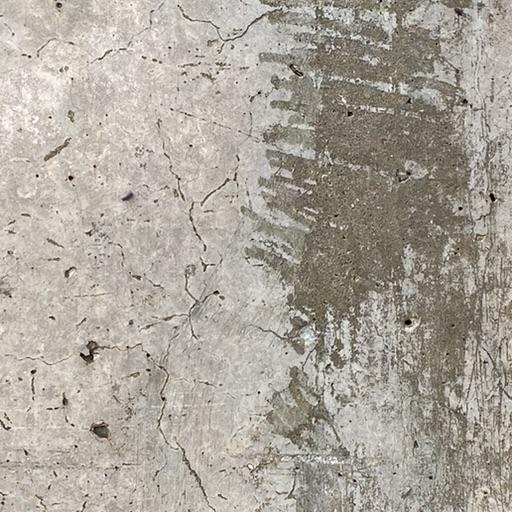
#> input picture ai/export/samples/sample_fixture_1.png, 512 x 512 px; its folder holds only this picture in this run
$ python -i crack_detector.py   (imports and definitions only)
#> lines starting #> are read from the running program, lines starting #| are printed output that depends on the picture; after the words box and inside, x2 and y2 are one past the last pixel; in counts of white or black regions, pixels touching at a corner belong together
### ai/detection/predict.py
"""Single-image inference and bounding-box overlay rendering for YOLO crack localization (Stage 2)."""

import os
import sys
import argparse
from pathlib import Path
from typing import List, Dict, Any, Union, Optional
import numpy as np
import cv2
from PIL import Image, ImageDraw, ImageFont

PROJECT_ROOT = Path(__file__).resolve().parent.parent.parent
DEFAULT_MODEL_PATH = PROJECT_ROOT / "models" / "best_yolo.pt"

_CACHED_YOLO_MODEL = None


# [19 lines left out: function get_yolo_model, not called in this run]


def render_bounding_boxes(
    pil_image: Image.Image,
    boxes: List[Dict[str, Any]],
    box_color: tuple = (239, 68, 68),  # Vibrant red/coral
    text_color: tuple = (255, 255, 255),
) -> Image.Image:
    """Draw high-contrast bounding boxes with labels and confidence badges on an image."""
    annotated = pil_image.copy()
    draw = ImageDraw.Draw(annotated)

    img_w, img_h = annotated.size

    for box in boxes:
        x1 = max(0, min(img_w, box["x1"]))
        y1 = max(0, min(img_h, box["y1"]))
        x2 = max(0, min(img_w, box["x2"]))
        y2 = max(0, min(img_h, box["y2"]))
        conf = box.get("confidence", 0.0)
        label = box.get("label", "Crack")

        # Draw thick rectangular bounding box
        draw.rectangle([x1, y1, x2, y2], outline=box_color, width=3)

        # Draw label tag background badge
        text = f"{label} {conf * 100:.1f}%"
        # Estimate text bbox
        text_w = len(text) * 7 + 8
        text_h = 16
        badge_y1 = max(0, y1 - text_h)
        badge_y2 = badge_y1 + text_h

        draw.rectangle([x1, badge_y1, x1 + text_w, badge_y2], fill=box_color)
        draw.text((x1 + 4, badge_y1 + 1), text, fill=text_color)

    return annotated


# [120 lines left out: functions predict_crack_boxes, main, not called in this run]


# [2 lines that do not run on import are left out]

### backend/app/services/crack_detector.py
"""Tiled crack detection, Non-Maximum Suppression (NMS), and morphological crack mask generation."""

import os
import base64
import logging
from io import BytesIO
from typing import List, Dict, Any, Tuple, Optional
import numpy as np
import cv2
from PIL import Image
from skimage.morphology import skeletonize

from ai.detection.predict import get_yolo_model, render_bounding_boxes
from backend.app.core.config import settings

logger = logging.getLogger(__name__)


def tile_image_generator(
    img_w: int,
    img_h: int,
    tile_size: int = 512,
    overlap: float = 0.20,
) -> List[Tuple[int, int, int, int]]:
    """Generate (x1, y1, x2, y2) tile bounds covering the entire image with overlap."""
    if img_w <= tile_size and img_h <= tile_size:
        return [(0, 0, img_w, img_h)]

    step = max(64, int(tile_size * (1.0 - overlap)))
    tiles: List[Tuple[int, int, int, int]] = []

    y_points = list(range(0, max(1, img_h - tile_size + 1), step))
    if not y_points or y_points[-1] + tile_size < img_h:
        y_points.append(max(0, img_h - tile_size))

    x_points = list(range(0, max(1, img_w - tile_size + 1), step))
    if not x_points or x_points[-1] + tile_size < img_w:
        x_points.append(max(0, img_w - tile_size))

    # Remove duplicates preserving order
    y_points = sorted(list(set(y_points)))
    x_points = sorted(list(set(x_points)))

    for y in y_points:
        for x in x_points:
            x2 = min(img_w, x + tile_size)
            y2 = min(img_h, y + tile_size)
            tiles.append((x, y, x2, y2))

    return tiles


def apply_nms(
    boxes: List[Dict[str, Any]],
    iou_threshold: float = 0.40,
) -> List[Dict[str, Any]]:
    """Apply Non-Maximum Suppression (NMS) to eliminate overlapping boxes."""
    if not boxes:
        return []

    rects = []
    scores = []
    for b in boxes:
        w = max(1.0, b["x2"] - b["x1"])
        h = max(1.0, b["y2"] - b["y1"])
        rects.append([int(b["x1"]), int(b["y1"]), int(w), int(h)])
        scores.append(float(b["confidence"]))

    indices = cv2.dnn.NMSBoxes(
        bboxes=rects,
        scores=scores,
        score_threshold=0.0,
        nms_threshold=iou_threshold,
    )

    if len(indices) == 0:
        return []

    kept_indices = indices.flatten() if hasattr(indices, "flatten") else [i[0] for i in indices]
    return [boxes[i] for i in kept_indices]


def merge_adjacent_crack_boxes(
    boxes: List[Dict[str, Any]],
    tile_size: int = 512,
    overlap: float = 0.20,
    max_gap_px: float = 16.0,
) -> List[Dict[str, Any]]:
    """Merge elongated bounding boxes only if they touch a tile seam and their coordinates line up across the seam."""
    if len(boxes) <= 1:
        return boxes

    step = max(64, int(tile_size * (1.0 - overlap)))

    def touches_seam(b: Dict[str, Any]) -> Tuple[bool, bool]:
        # Check proximity to tile boundaries (multiples of step)
        near_v = any(abs(b["x1"] - k * step) <= max_gap_px or abs(b["x2"] - k * step) <= max_gap_px for k in range(1, 40))
        near_h = any(abs(b["y1"] - k * step) <= max_gap_px or abs(b["y2"] - k * step) <= max_gap_px for k in range(1, 40))
        return near_v, near_h

    merged = list(boxes)
    has_merged = True

    while has_merged:
        has_merged = False
        new_merged = []
        skip_indices = set()

        for i in range(len(merged)):
            if i in skip_indices:
                continue
            box_a = dict(merged[i])
            v_a, h_a = touches_seam(box_a)

            for j in range(i + 1, len(merged)):
                if j in skip_indices:
                    continue
                box_b = merged[j]
                v_b, h_b = touches_seam(box_b)

                # Vertical seam alignment: boxes line up along X across a vertical seam and overlap in Y
                can_merge_v = (v_a or v_b) and (
                    abs(box_a["x2"] - box_b["x1"]) <= max_gap_px or abs(box_b["x2"] - box_a["x1"]) <= max_gap_px
                ) and (min(box_a["y2"], box_b["y2"]) - max(box_a["y1"], box_b["y1"]) >= -max_gap_px)

                # Horizontal seam alignment: boxes line up along Y across a horizontal seam and overlap in X
                can_merge_h = (h_a or h_b) and (
                    abs(box_a["y2"] - box_b["y1"]) <= max_gap_px or abs(box_b["y2"] - box_a["y1"]) <= max_gap_px
                ) and (min(box_a["x2"], box_b["x2"]) - max(box_a["x1"], box_b["x1"]) >= -max_gap_px)

                if can_merge_v or can_merge_h:
                    box_a["x1"] = min(box_a["x1"], box_b["x1"])
                    box_a["y1"] = min(box_a["y1"], box_b["y1"])
                    box_a["x2"] = max(box_a["x2"], box_b["x2"])
                    box_a["y2"] = max(box_a["y2"], box_b["y2"])
                    box_a["confidence"] = max(box_a["confidence"], box_b["confidence"])
                    skip_indices.add(j)
                    has_merged = True

            new_merged.append(box_a)
        merged = new_merged

    return merged


def generate_morphological_crack_mask(
    pil_image: Image.Image,
    boxes: List[Dict[str, Any]],
) -> Tuple[np.ndarray, str]:
    """Generate high-precision crack mask inside bounding boxes using OpenCV morphology.

    Inside each box:
    grayscale -> CLAHE -> blackhat morphology -> adaptive threshold ->
    remove small blobs -> skeletonize/dilate.

    Returns:
        binary_mask: (H, W) uint8 array (255 for crack, 0 for background)
        mask_png_base64: Base64-encoded transparent PNG string (white crack pixels, transparent elsewhere)
    """
    img_np = np.array(pil_image)
    img_h, img_w = img_np.shape[:2]
    gray = cv2.cvtColor(img_np, cv2.COLOR_RGB2GRAY) if len(img_np.shape) == 3 else img_np.copy()

    full_mask = np.zeros((img_h, img_w), dtype=np.uint8)

    for b in boxes:
        x1 = max(0, min(img_w - 1, int(b["x1"])))
        y1 = max(0, min(img_h - 1, int(b["y1"])))
        x2 = max(x1 + 1, min(img_w, int(b["x2"])))
        y2 = max(y1 + 1, min(img_h, int(b["y2"])))

        roi = gray[y1:y2, x1:x2]
        if roi.size == 0 or (y2 - y1) < 4 or (x2 - x1) < 4:
            continue

        # 1. CLAHE enhancement
        clahe = cv2.createCLAHE(clipLimit=2.5, tileGridSize=(8, 8))
        enhanced = clahe.apply(roi)

        # 2. Blackhat morphology (highlights dark crack fissures on lighter concrete)
        k_dim = max(3, min(13, (min(roi.shape[:2]) // 4) | 1))
        kernel_bh = cv2.getStructuringElement(cv2.MORPH_RECT, (k_dim, k_dim))
        blackhat = cv2.morphologyEx(enhanced, cv2.MORPH_BLACKHAT, kernel_bh)

        # 3. Adaptive thresholding
        thresh = cv2.adaptiveThreshold(
            blackhat,
            255,
            cv2.ADAPTIVE_THRESH_GAUSSIAN_C,
            cv2.THRESH_BINARY,
            15,
            -2,
        )

        # 4. Remove small noise blobs (connected components filter)
        num_labels, labels, stats, _ = cv2.connectedComponentsWithStats(thresh, connectivity=8)
        clean_roi = np.zeros_like(thresh)
        min_blob_area = 12

        for lbl in range(1, num_labels):
            area = stats[lbl, cv2.CC_STAT_AREA]
            if area >= min_blob_area:
                clean_roi[labels == lbl] = 255

        # 5. Dilate slightly for smooth continuous crack visibility
        kernel_dilate = cv2.getStructuringElement(cv2.MORPH_RECT, (2, 2))
        dilated_roi = cv2.dilate(clean_roi, kernel_dilate, iterations=1)

        # Merge ROI into full image mask
        full_mask[y1:y2, x1:x2] = cv2.bitwise_or(full_mask[y1:y2, x1:x2], dilated_roi)

    # 6. Build transparent RGBA PNG (Crack pixels = white [255, 255, 255, 255], rest = [0, 0, 0, 0])
    rgba = np.zeros((img_h, img_w, 4), dtype=np.uint8)
    rgba[full_mask > 0] = [255, 255, 255, 255]

    success, png_buffer = cv2.imencode(".png", rgba)
    if not success:
        # Fallback via PIL
        buf = BytesIO()
        Image.fromarray(rgba, "RGBA").save(buf, format="PNG")
        mask_png_base64 = base64.b64encode(buf.getvalue()).decode("utf-8")
    else:
        mask_png_base64 = base64.b64encode(png_buffer).decode("utf-8")

    return full_mask, mask_png_base64


def compute_crack_metrics(full_mask: np.ndarray) -> Dict[str, Any]:
    """Calculate physical crack metrics: skeleton length, 95th percentile width, mean width, and top-down severity."""
    if full_mask is None or cv2.countNonZero(full_mask) == 0:
        return {
            "estimated_length_px": 0.0,
            "max_width_px": 0.0,
            "mean_width_px": 0.0,
            "severity": "None",
            "severity_unit": "image-relative (px)",
        }

    # 1. Fast skeletonization using scikit-image on binary boolean mask
    binary_bool = (full_mask > 0)
    skeleton = skeletonize(binary_bool)
    estimated_length = float(np.count_nonzero(skeleton))

    if estimated_length == 0:
        return {
            "estimated_length_px": 0.0,
            "max_width_px": 0.0,
            "mean_width_px": 0.0,
            "severity": "None",
            "severity_unit": "image-relative (px)",
        }

    # 2. Euclidean Distance Transform: calculate crack width profile along skeleton centerline
    dist = cv2.distanceTransform(full_mask, cv2.DIST_L2, 5)
    skeleton_widths = dist[skeleton] * 2.0  # Diameter in pixels along crack centerline

    if len(skeleton_widths) > 0:
        p95_w = round(float(np.percentile(skeleton_widths, 95)), 2)
        mean_w = round(float(np.mean(skeleton_widths)), 2)
    else:
        p95_w = 0.0
        mean_w = 0.0

    # 3. Structural Severity Grade (checked top-down to prevent severe cracks being downgraded)
    if estimated_length == 0:
        severity = "None"
    elif p95_w > 12.0 or estimated_length > 1500:
        severity = "Critical"
    elif p95_w > 6.0 or estimated_length > 600:
        severity = "High"
    elif p95_w > 2.5 or estimated_length > 150:
        severity = "Medium"
    else:
        severity = "Low"

    return {
        "estimated_length_px": estimated_length,
        "max_width_px": p95_w,
        "mean_width_px": mean_w,
        "severity": severity,
        "severity_unit": "image-relative (px)",
    }


def detect_cracks_tiled(
    pil_image: Image.Image,
    conf_threshold: float = 0.35,
    tile_size: int = 512,
    overlap: float = 0.20,
    checkpoint_path: Optional[str] = None,
) -> Dict[str, Any]:
    """Execute tiled crack detection, NMS bounding-box aggregation, and mask generation.

    Returns:
        dict: {
            "image_width": int,
            "image_height": int,
            "verdict": "crack_detected" | "no_crack",
            "confidence": float,
            "engine": "yolo" | "fallback",
            "detections": list of {"id": int, "confidence": float, "bbox": [x, y, w, h]},
            "boxes": list of {"x1": float, "y1": float, "x2": float, "y2": float, "confidence": float, "label": str},
            "mask_png_base64": str,
            "annotated_image": PIL.Image
        }
    """
    img_w, img_h = pil_image.size
    raw_boxes: List[Dict[str, Any]] = []
    engine_used = "yolo"

    tiles = tile_image_generator(img_w, img_h, tile_size=tile_size, overlap=overlap)

    # 1. Attempt YOLO model loading
    yolo_model = None
    try:
        yolo_model = get_yolo_model(checkpoint_path or settings.YOLO_MODEL_PATH)
    except Exception as e:
        logger.warning(f"CrackSense YOLO checkpoint unavailable ({e}). Engaging morphological fallback engine.")
        engine_used = "fallback"

    # 2. Execute inference
    if yolo_model is not None:
        # Run YOLO in batches for speedup and avoid blocking
        batch_size = 8
        for i in range(0, len(tiles), batch_size):
            tile_batch_coords = tiles[i:i + batch_size]
            tile_batch_crops = [pil_image.crop(coords) for coords in tile_batch_coords]

            try:
                results = yolo_model.predict(
                    tile_batch_crops,
                    conf=max(0.15, conf_threshold - 0.10),
                    iou=0.45,
                    verbose=False,
                    batch=len(tile_batch_crops),
                )
            except Exception as e:
                logger.error(f"Inference failure during tile batch execution (CUDA OOM or model crash): {e}")
                raise RuntimeError(f"GPU/Model inference execution failure on tile batch: {e}") from e

            for (tx1, ty1, tx2, ty2), r in zip(tile_batch_coords, results):
                if r.boxes is not None:
                    for b in r.boxes:
                        coords = b.xyxy[0].tolist()
                        conf = float(b.conf[0].item())
                        cls_id = int(b.cls[0].item())
                        label = yolo_model.names.get(cls_id, "Crack") if hasattr(yolo_model, "names") else "Crack"

                        gx1 = round(tx1 + coords[0], 1)
                        gy1 = round(ty1 + coords[1], 1)
                        gx2 = round(tx1 + coords[2], 1)
                        gy2 = round(ty1 + coords[3], 1)

                        raw_boxes.append({
                            "x1": max(0.0, min(float(img_w), gx1)),
                            "y1": max(0.0, min(float(img_h), gy1)),
                            "x2": max(0.0, min(float(img_w), gx2)),
                            "y2": max(0.0, min(float(img_h), gy2)),
                            "confidence": round(conf, 4),
                            "label": label,
                        })
    else:
        # Morphological fallback runs ONLY if model failed to load, NEVER on legitimate clean images
        for (tx1, ty1, tx2, ty2) in tiles:
            tile_crop = pil_image.crop((tx1, ty1, tx2, ty2))
            crop_np = np.array(tile_crop)
            gray = cv2.cvtColor(crop_np, cv2.COLOR_RGB2GRAY)
            blurred = cv2.GaussianBlur(gray, (5, 5), 0)
            thresh = cv2.adaptiveThreshold(
                blurred, 255, cv2.ADAPTIVE_THRESH_GAUSSIAN_C, cv2.THRESH_BINARY_INV, 21, 5
            )
            kernel = cv2.getStructuringElement(cv2.MORPH_RECT, (3, 3))
            filtered = cv2.morphologyEx(thresh, cv2.MORPH_OPEN, kernel)
            contours, _ = cv2.findContours(filtered, cv2.RETR_EXTERNAL, cv2.CHAIN_APPROX_SIMPLE)

            tile_w = tx2 - tx1
            tile_h = ty2 - ty1

            for cnt in contours:
                area = cv2.contourArea(cnt)
                if area < 60:
                    continue
                x, y, w, h = cv2.boundingRect(cnt)
                if (w * h) / (tile_w * tile_h) > 0.85:
                    continue

                conf = round(min(0.65 + (area / 1500.0) * 0.25, 0.95), 4)
                if conf >= conf_threshold:
                    raw_boxes.append({
                        "x1": float(tx1 + x),
                        "y1": float(ty1 + y),
                        "x2": float(tx1 + x + w),
                        "y2": float(ty1 + y + h),
                        "confidence": conf,
                        "label": "Crack Region",
                    })

    # Filter by user confidence threshold
    filtered_boxes = [b for b in raw_boxes if b["confidence"] >= conf_threshold]

    # 1. Non-Maximum Suppression to filter duplicate tile detections
    merged_boxes = apply_nms(filtered_boxes, iou_threshold=0.35)

    # 2. Merge elongated boxes that touch or cross tile seams
    merged_boxes = merge_adjacent_crack_boxes(merged_boxes, tile_size=tile_size, overlap=overlap, max_gap_px=16.0)

    # Sort boxes by confidence descending, keep top 25 regions
    merged_boxes.sort(key=lambda b: b["confidence"], reverse=True)
    merged_boxes = merged_boxes[:25]

    # 3. Generate OpenCV morphological crack mask exclusively inside the detected boxes
    full_mask, mask_png_base64 = generate_morphological_crack_mask(pil_image, merged_boxes)

    # 4. Calculate physical crack dimensions and severity metrics
    metrics = compute_crack_metrics(full_mask)

    # Verdict derived from detections: if any box above threshold -> crack_detected
    verdict = "crack_detected" if len(merged_boxes) > 0 else "no_crack"

    # Overall confidence
    if merged_boxes:
        overall_confidence = round(float(np.mean([b["confidence"] for b in merged_boxes])), 4)
    else:
        overall_confidence = 0.95  # high confidence that it is clear

    # Format detections list with bbox: [x, y, w, h] in original pixel coordinates
    detections: List[Dict[str, Any]] = []
    for idx, b in enumerate(merged_boxes, 1):
        x = round(b["x1"], 1)
        y = round(b["y1"], 1)
        w = round(b["x2"] - b["x1"], 1)
        h = round(b["y2"] - b["y1"], 1)
        detections.append({
            "id": idx,
            "confidence": b["confidence"],
            "bbox": [x, y, w, h],
        })

    annotated_image = render_bounding_boxes(pil_image, merged_boxes)

    return {
        "image_width": img_w,
        "image_height": img_h,
        "verdict": verdict,
        "confidence": overall_confidence,
        "engine": engine_used,
        "detections": detections,
        "boxes": merged_boxes,
        "mask_png_base64": mask_png_base64,
        "metrics": metrics,
        "annotated_image": annotated_image,
    }

>>> from PIL import Image
>>> picture = Image.open('../../../ai/export/samples/sample_fixture_1.png')
#> picture is the input picture: PIL image 512x512 RGB; mean R, G, B 171.6, 165.5, 155.8
>>> result = detect_cracks_tiled(picture)
#> the loop in detect_cracks_tiled, `for (tx1, ty1, tx2, ty2) in tiles:` made 1 pass
#> pass 1, in detect_cracks_tiled, `thresh = cv2.adaptiveThreshold( blurred, 255, cv2.ADAPTIVE_THRESH_GAUS..`:
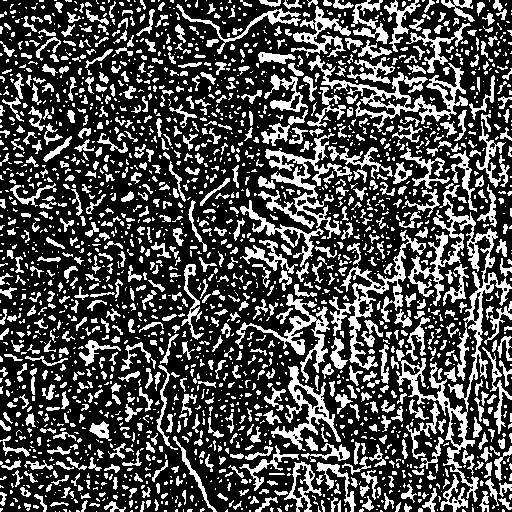
#> thresh: shape (512, 512); 30.2% white; 2304 white regions (1504 under 20 px), largest, box (x1, y1, x2, y2) and area: (396, 185, 512, 502) 5486, (308, 55, 468, 132) 2431, (258, 133, 352, 239) 2277
#> pass 1, in detect_cracks_tiled, `filtered = cv2.morphologyEx(thresh, cv2.MORPH_OPEN, kernel)`:
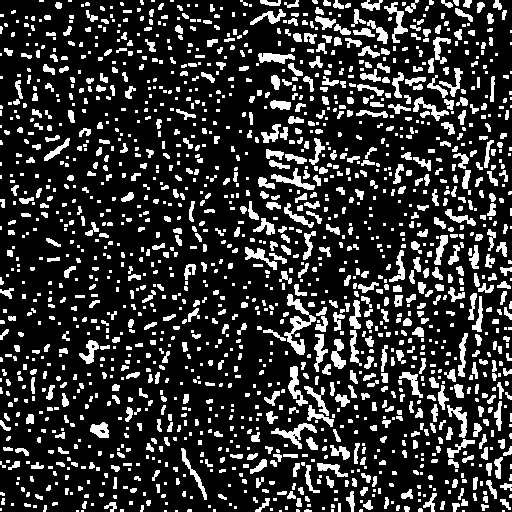
#> filtered: shape (512, 512); 19.9% white; 1685 white regions (881 under 20 px), largest, box (x1, y1, x2, y2) and area: (284, 294, 316, 355) 591, (271, 423, 317, 449) 348, (288, 366, 308, 406) 306
#> after the loop in detect_cracks_tiled, `for (tx1, ty1, tx2, ty2) in tiles:`: raw_boxes = 104 items
#> the loop in apply_nms, `for b in boxes:` made 104 passes
#> (w, h) on passes 1 to 8: (14, 19), (9, 21), (11, 19), (15, 28), (31, 14), (17, 15), (9, 22), (26, 52)
#> after the loop in apply_nms, `for b in boxes:`: rects = 104 items, first 6: [423, 493, 14, 19], [346, 491, 9, 21], [486, 480, 11, 19], [305, 465, 15, 28], [317, 463, 31, 14], [250, 459, 17, 15]; scores = 104 values, max 0.731 at index 38, min 0.66 at index 41, mean 0.669
#> in apply_nms, `indices = cv2.dnn.NMSBoxes( bboxes=rects, scores=scores, score_thresho..`: indices = 104 values, max 103 at index 103, min 0 at index 77, mean 51.5
#> in apply_nms, `kept_indices = indices.flatten() if hasattr(indices, "flatten") else [..`: kept_indices has the same summary as indices
#> in detect_cracks_tiled, `merged_boxes = apply_nms(filtered_boxes, iou_threshold=0.35)`: merged_boxes = 104 items
#> in detect_cracks_tiled, `merged_boxes = merge_adjacent_crack_boxes(merged_boxes, tile_size=tile..`: merged_boxes = 63 items
#> in detect_cracks_tiled, `merged_boxes = merged_boxes[:25]`: merged_boxes = 25 items
#> the loop in generate_morphological_crack_mask, `for b in boxes:` made 25 passes
#> (x1, y1, x2, y2, k_dim, num_labels) on passes 1 to 8: (266, 294, 334, 427, 13, 93), (271, 386, 355, 512, 13, 114), (271, 168, 315, 190, 5, 14), (258, 0, 473, 86, 13, 183), (331, 339, 346, 369, 3, 15), (245, 247, 277, 270, 5, 12), (360, 68, 463, 121, 13, 49), (90, 422, 109, 438, 5, 6)
#> pass 1, in generate_morphological_crack_mask, `roi = gray[y1:y2, x1:x2]`:
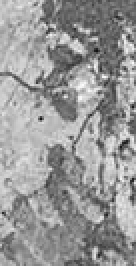
#> roi: shape (133, 68) (shown 2 times larger); min 18, max 252, mean 151.9
#> pass 1, in generate_morphological_crack_mask, `enhanced = clahe.apply(roi)`:
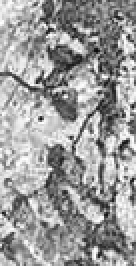
#> enhanced: shape (133, 68) (shown 2 times larger); min 10, max 255, mean 155.5
#> pass 1, in generate_morphological_crack_mask, `blackhat = cv2.morphologyEx(enhanced, cv2.MORPH_BLACKHAT, kernel_bh)`:
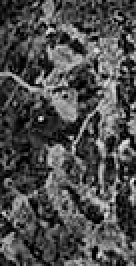
#> blackhat: shape (133, 68) (shown 2 times larger); min 0, max 233, mean 76.8
#> pass 1, in generate_morphological_crack_mask, `thresh = cv2.adaptiveThreshold( blackhat, 255, cv2.ADAPTIVE_THRESH_GAU..`:
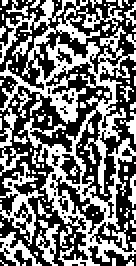
#> thresh: shape (133, 68) (shown 2 times larger); 45.3% white in thin lines or dots
#> after the loop in generate_morphological_crack_mask, `for b in boxes:`:
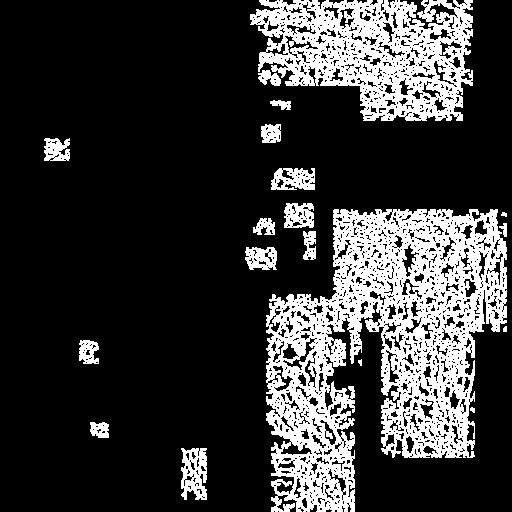
#> full_mask: shape (512, 512); 22% white; 19 white regions, largest, box (x1, y1, x2, y2) and area: (266, 209, 507, 512) 36614, (250, 0, 473, 121) 15902, (181, 448, 207, 500) 959
#> (the rest of the program and of its run is left out)
